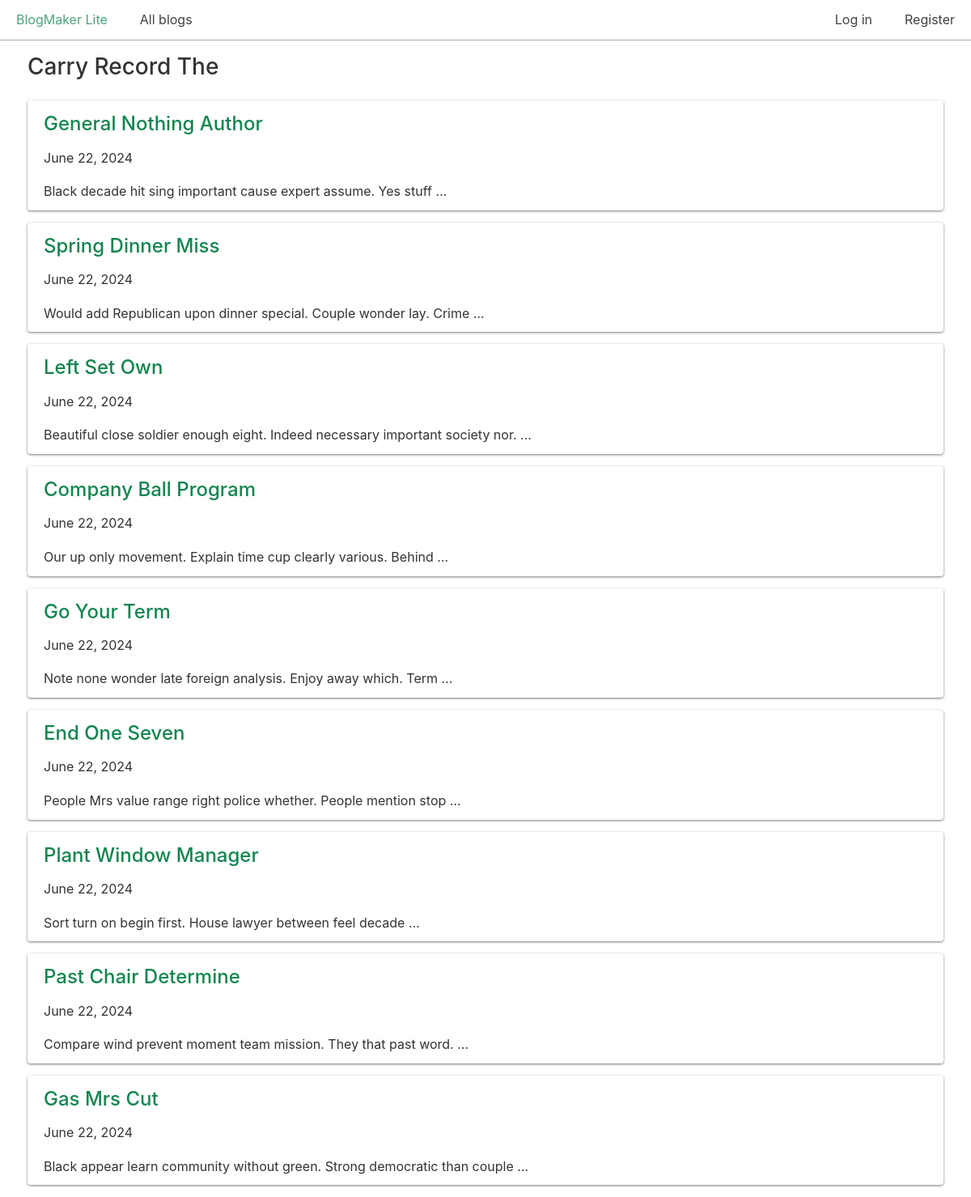
Page /blogs/3/ on the committed database.
### blogs/models.py (models this page shows, shortened)
class Blog(models.Model):
    title = models.CharField(max_length=200)
    description = models.TextField()
    date_added = models.DateTimeField(auto_now_add=True)

class BlogPost(models.Model):
    title = models.CharField(max_length=500)
    body = models.TextField()
    blog = models.ForeignKey(Blog, on_delete=models.CASCADE)
    date_added = models.DateTimeField(auto_now_add=True)

### blogs/views.py (the view)
# urls.py: path("blogs/<int:blog_id>/", views.blog, name="blog"),
def blog(request, blog_id):
    blog = Blog.objects.get(id=blog_id)
    posts = blog.blogpost_set.all()
    context = {
        "blog": blog,
        "posts": posts,
    }
    return render(request, "blogs/blog.html", context)

### blogs/templates/blogs/blog.html
{% extends "blogs/base.html" %}
{% block content %}
  <h2>{{ blog.title }}</h2>
  {% for post in posts %}
    <div class="card">
      <header>
        <h3><a href="{% url 'blogs:post' post.id %}">
          {{ post.title }}</a></h3>
      </header>
      <p>{{ post.date_added|date:"DATE_FORMAT"}}</p>
      <p>{{ post.body|truncatewords:10 }}</p>
    </div>
  {% empty %}
    <h3>No posts have been written yet.</h3>
  {% endfor %}
{% endblock content %}

### css/chota.css (style rules this page uses)
:root { --bg-color: #fff; --bg-secondary-color: #f3f3f6; --color-primary: #14854f; --color-lightGrey: #d2d6dd; --color-grey: #747681; --color-darkGrey: #3f4144; --color-error: #d43939; --color-success: #28bd14; --grid-maxWidth: 120rem; --grid-gutter: 2rem; --font-size: 1.6rem; --font-color: #333; --font-family-sans: -apple-system, "BlinkMacSystemFont", "Avenir", "Avenir Next", "Segoe UI", "Roboto", "Oxygen", "Ubuntu", "Cantarell", "Fira Sans", "Droid Sans", "Helvetica Neue", sans-serif; --font-family-mono: monaco, "Consolas", "Lucida Console", monospace; }
html { -webkit-box-sizing: border-box; box-sizing: border-box; font-size: 62.5%; line-height: 1.15; -webkit-text-size-adjust: 100%; -moz-text-size-adjust: 100%; -ms-text-size-adjust: 100%; text-size-adjust: 100%; }
*, *::before, *::after { -webkit-box-sizing: inherit; box-sizing: inherit; }
body { background-color: var(--bg-color); line-height: 1.6; font-size: var(--font-size); color: var(--font-color); font-family: "Segoe UI", "Helvetica Neue", sans-serif; font-family: var(--font-family-sans); margin: 0; padding: 0; }
h1, h2, h3, h4, h5, h6 { font-weight: 500; margin: 0.35em 0 0.7em; }
h2 { font-size: 1.75em; }
h3 { font-size: 1.5em; }
a { color: var(--color-primary); text-decoration: none; }
p { margin-top: 0; }
::placeholder { color: #bdbfc4; }
.card { padding: 1rem 2rem; border-radius: 4px; background: var(--bg-color); -webkit-box-shadow: 0 1px 3px var(--color-grey); box-shadow: 0 1px 3px var(--color-grey); }
.card p:last-child { margin: 0; }
.card header > * { margin-top: 0; margin-bottom: 1rem; }

### css/custom.css (style rules this page uses)
.card { margin-bottom: 15px; }

### rows in the picture
Blog: title "Carry Record The"
BlogPost: title "General Nothing Author", date_added "June 22, 2024", body "Black decade hit sing important cause expert assume. Yes stuff …"
BlogPost: title "Spring Dinner Miss", date_added "June 22, 2024", body "Would add Republican upon dinner special. Couple wonder lay. Crime …"
BlogPost: title "Left Set Own", date_added "June 22, 2024", body "Beautiful close soldier enough eight. Indeed necessary important society nor. …"
BlogPost: title "Company Ball Program", date_added "June 22, 2024", body "Our up only movement. Explain time cup clearly various. Behind …"
BlogPost: title "Go Your Term", date_added "June 22, 2024", body "Note none wonder late foreign analysis. Enjoy away which. Term …"
BlogPost: title "End One Seven", date_added "June 22, 2024", body "People Mrs value range right police whether. People mention stop …"
BlogPost: title "Plant Window Manager", date_added "June 22, 2024", body "Sort turn on begin first. House lawyer between feel decade …"
BlogPost: title "Past Chair Determine", date_added "June 22, 2024", body "Compare wind prevent moment team mission. They that past word. …"
BlogPost: title "Gas Mrs Cut", date_added "June 22, 2024", body "Black appear learn community without green. Strong democratic than couple …"
